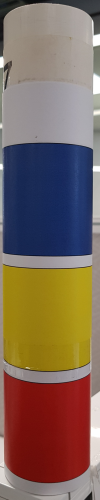
%> input picture Module 3/GetImage.png, 100 x 500 px
$ octave --eval "result = identifyBeaconId(imread('GetImage.png'));"   (GNU Octave 9; MATLAB toolbox functions it lacks are replaced by stand-ins)
%> lines starting %> are read from the running program, lines starting %| are printed output that depends on the picture; in (x1, y1, x2, y2) boxes, pixels count from 0 and x2, y2 are one past the last pixel; in counts of white or black regions, pixels touching at a corner belong together; the program's own positions count from 1
function [binaryCode, centroidLocations] = identifyBeaconId(img)
    % Provide identifyBeaconId an img via I = imread('x.format'); or
    % via an img taken with the camera and output the binary Code if
    % there's a beacon

    % Comment this out unless testing
    %close all

    % Normalise img so it ranges 0-1
    normImg = double(img) / 255;

    % Seperate RGB layers
    r = normImg(:, :, 1);
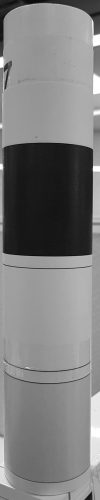
%> r: size 500x100 double; min 0.0431, max 1, mean 0.492
    g = normImg(:, :, 2);
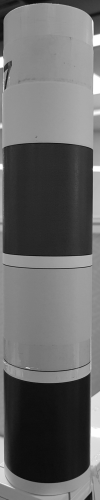
%> g: size 500x100 double; min 0.0431, max 1, mean 0.407
    b = normImg(:, :, 3);
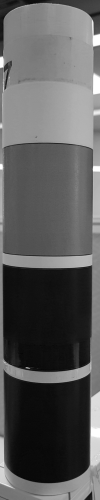
%> b: size 500x100 double; min 0.0235, max 1, mean 0.355

    % Remove influence of other colours from each layer, and create a
    % yellow layer via r + g
    rBW = ((r - g) - b) > 0.1;
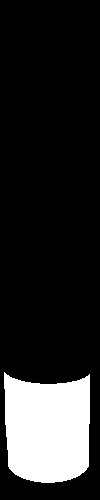
%> rBW: size 500x100 logical; 16.3% white; 1 white region, box (x1, y1, x2, y2) and area: (4, 372, 90, 483) 8135
    gBW = ((g - r) - b) > 0;
%> gBW: size 500x100 logical; every value is 0
    bBW = ((b - g) - r) > 0;
%> bBW: size 500x100 logical; 18.7% white; 3 white regions (1 under 20 px), largest, box (x1, y1, x2, y2) and area: (5, 143, 92, 256) 9311, (7, 150, 11, 167) 33
    yBW = ((r + g) - b) > 0.85;
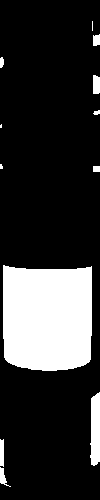
%> yBW: size 500x100 logical; 19.9% white; 12 white regions (3 under 20 px), largest, box (x1, y1, x2, y2) and area: (3, 265, 92, 371) 8803, (90, 392, 100, 466) 631, (93, 75, 100, 94) 126

    % Remove small blobs
    rClean = bwareaopen(rBW, 20);
    %gClean = bwareaopen(gBW, 50);
    bClean = bwareaopen(bBW, 20);
    yClean = bwareaopen(yBW, 20);

    % Close any gaps (important because sometimes the beacons have white
    % sections between coloured bits and it thinks there's two beacons
    SE = strel('rectangle', [5, 10]);
    rClean = imclose(rClean, SE);
    bClean = imclose(bClean, SE);
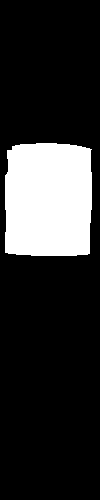
%> bClean: size 500x100 logical; 18.8% white; 1 white region, box (x1, y1, x2, y2) and area: (5, 143, 92, 256) 9417
    yClean = imclose(yClean, SE);
%> yClean: size 500x100 logical; 19.9% white; 8 white regions, largest, box (x1, y1, x2, y2) and area: (3, 265, 92, 371) 8803, (90, 392, 100, 466) 631, (0, 439, 11, 487) 205

    % [16 lines of commented-out code are left out]
    rBlob = bwlabel(rClean);
    rCentroid = regionprops(rBlob,'centroid');
%> rCentroid = 1 region; Centroid: [48.2 429.7]
    % Blue Blob and Centroid
    bBlob = bwlabel(bClean);
    bCentroid = regionprops(bBlob,'centroid');
%> bCentroid = 1 region; Centroid: [49 200.7]
    % Yellow Blob and Centroid
    yBlob = bwlabel(yClean);
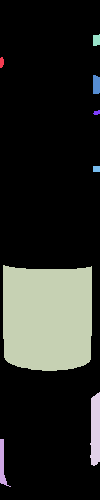
%> yBlob: size 500x100 double; 9 distinct labels, from 0 to 8; one colour per label, 0 black
    yCentroid = regionprops(yBlob,'centroid');
%> yCentroid = 8 regions; Centroid: [2.3 62.9], [3 464.5], [48 318.4], [96 430.3], [97 40.7], [96.9 85.3], [97.4 113.2], [97 169.5]

    if (length(rCentroid) >= 1 && length(bCentroid) >= 1 && length(yCentroid) >= 1)
        blobsR = length(rCentroid);
%> blobsR = 1
        blobsB = length(bCentroid);
%> blobsB = 1
        blobsY = length(yCentroid);
%> blobsY = 8

        if blobsR == blobsB && blobsB == blobsY
            beaconN = blobsR;
        else
            beaconN = 1;
        end

        beaconIDs = ones(beaconN, 1);
        centroidLocations = ones(length(bCentroid), 2)*-1;

        for i = 1:beaconN
            % [11 lines of commented-out code are left out]
            redY = rCentroid(i).Centroid(2);
            blueY = bCentroid(i).Centroid(2);
            yellowY = yCentroid(i).Centroid(2);

            RED = '01';
            BLUE = '10';
            YELLOW = '11';

            % Gross Code to Find Top, Bottom, and Middle Binary Codes
            %TOP
            if redY < blueY && redY < yellowY
                topBin = RED;
            elseif blueY < redY && blueY < yellowY
                topBin = BLUE;
            else
                topBin = YELLOW;
            end

            if strcmp(topBin, RED)
                if blueY < yellowY
                    middleBin = BLUE;
                else
                    middleBin = YELLOW;
                end
            elseif strcmp(topBin, BLUE)
                if redY < yellowY
                    middleBin = RED;
                else
                    middleBin = YELLOW;
                end
            elseif strcmp(topBin, YELLOW)
                if redY < blueY
                    middleBin = RED;
                else
                    middleBin = BLUE;
                end
            end

            if strcmp(topBin, RED) && strcmp(middleBin, BLUE)
                bottomBin = YELLOW;
            elseif strcmp(topBin, RED) && strcmp(middleBin, YELLOW)
                bottomBin = BLUE;
            elseif strcmp(topBin, BLUE) && strcmp(middleBin, RED)
                bottomBin = YELLOW;
            elseif strcmp(topBin, BLUE) && strcmp(middleBin, YELLOW)
                bottomBin = RED;
            elseif strcmp(topBin, YELLOW) && strcmp(middleBin, BLUE)
                bottomBin = RED;
            else
                bottomBin = BLUE;
            end

            if strcmp(bottomBin, BLUE)
                centroidLocations(i, 1:2) = bCentroid(i).Centroid;
            elseif strcmp(bottomBin, RED)
                centroidLocations(i, 1:2) = rCentroid(i).Centroid;
            elseif strcmp(bottomBin, YELLOW)
                centroidLocations(i, 1:2) = yCentroid(i).Centroid;
            end

            if strcmp(topBin, BLUE)
                centroidLocations(i, 3:4) = bCentroid(i).Centroid;
            elseif strcmp(topBin, RED)
                centroidLocations(i, 3:4) = rCentroid(i).Centroid;
            elseif strcmp(topBin, YELLOW)
                centroidLocations(i, 3:4) = yCentroid(i).Centroid;
            end

            binaryString = strcat(bottomBin, middleBin, topBin);

            beaconIDs(i) = bin2dec(binaryString);
        end
%> this loop made 1 pass
%> (redY, blueY, yellowY) on pass 1: (429.7, 200.7, 62.92)
%> after the loop, bottomBin = '01'; centroidLocations = [48.16 429.7 2.32 62.92]; middleBin = '10'; topBin = '11'

        binaryCode = beaconIDs;
%> binaryCode = 27
    else
        binaryCode = [-1];
        centroidLocations = [-1, -1];
    end
end
